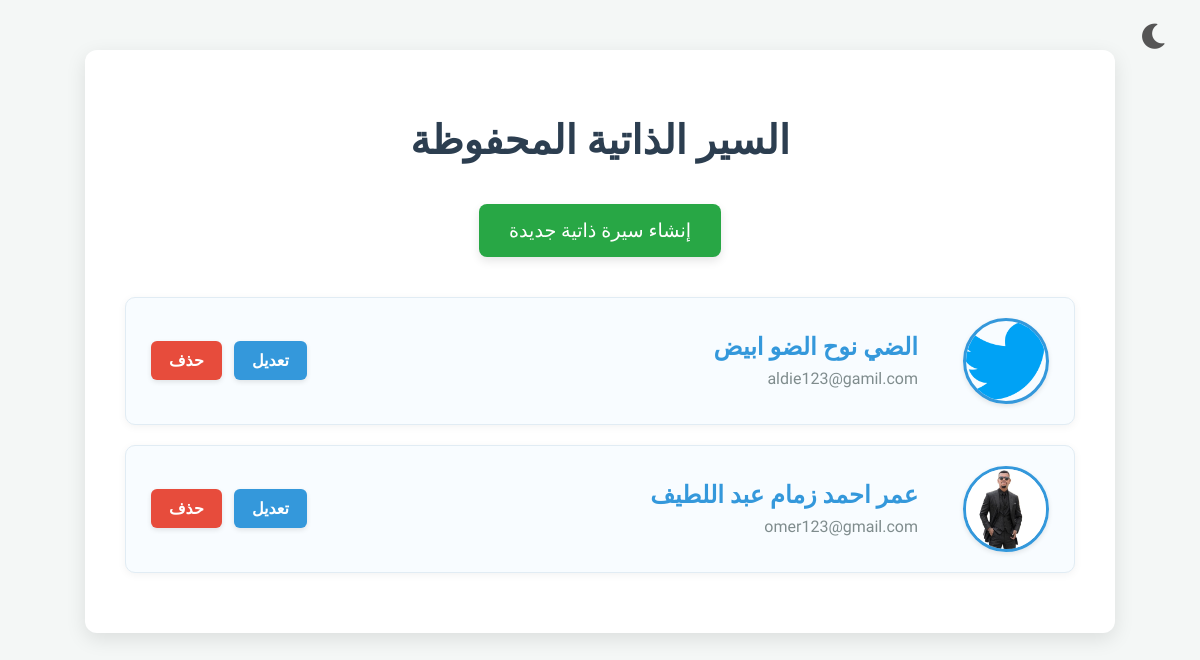
Before: / with the older database file.
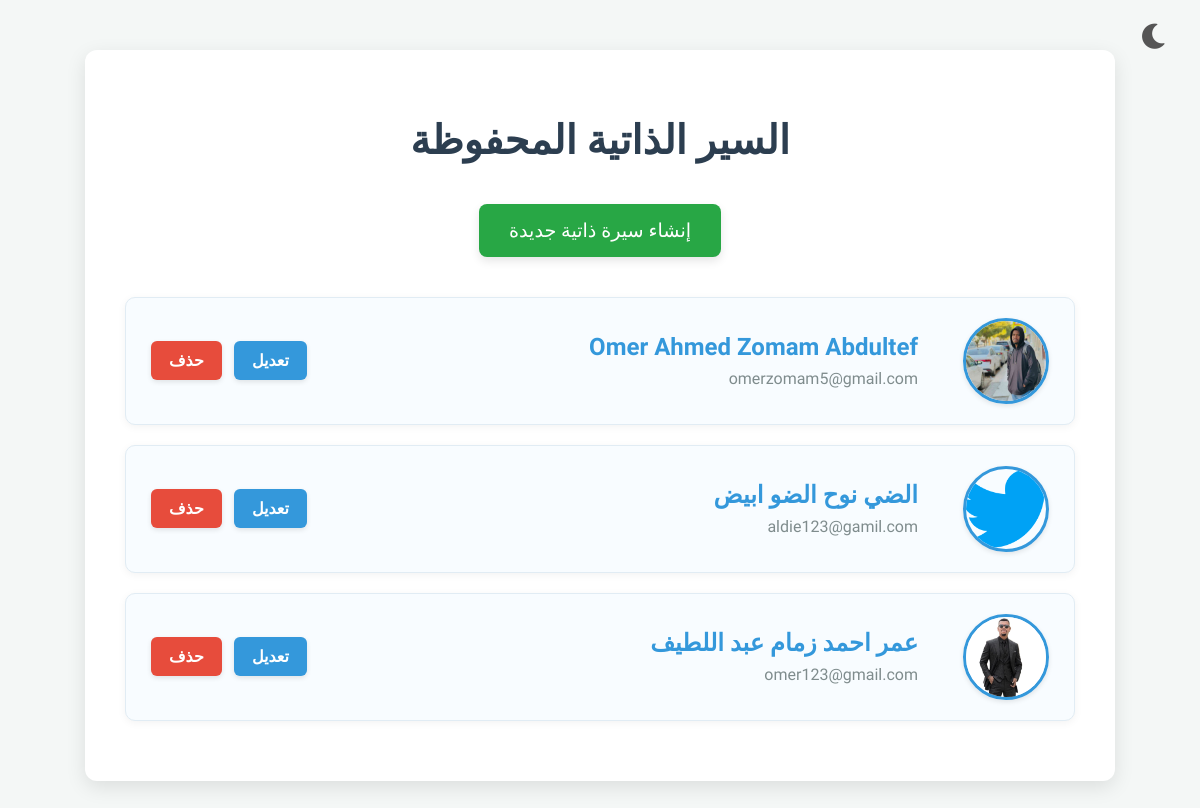
After: the same page with the newer database file.
### app.py (models this page shows, shortened)
class CV(db.Model):
    id = db.Column(db.Integer, primary_key=True)
    full_name = db.Column(db.String(100), nullable=False)
    email = db.Column(db.String(100))
    phone = db.Column(db.String(20))
    address = db.Column(db.String(200))
    date_of_birth = db.Column(db.Date)
    linkedin_profile = db.Column(db.String(255))
    github_profile = db.Column(db.String(255))
    education = db.Column(db.Text)
    experience = db.Column(db.Text)
    skills = db.Column(db.Text)
    image_filename = db.Column(db.String(255)) # اسم ملف الصورة الشخصية
    certificate_images = db.relationship('CertificateImage', backref='cv', lazy=True, cascade='all, delete-orphan')

### app.py (the view)
@app.route('/')
def index():
    cvs = CV.query.order_by(CV.full_name).all()
    return render_template('index.html', cvs=cvs)

### templates/index.html (shortened to what this page needs)
<!DOCTYPE html>
<html lang="ar" dir="rtl">
<head>
    <link rel="stylesheet" href="https://cdnjs.cloudflare.com/ajax/libs/font-awesome/6.0.0-beta3/css/all.min.css">
</head>
<body>
    <button id="darkModeToggle" class="dark-mode-toggle">
        <i class="fas fa-moon"></i>
    </button>
    <div class="container">
        <h1>السير الذاتية المحفوظة</h1>
        <a href="{{ url_for('create_cv') }}" class="add-button">إنشاء سيرة ذاتية جديدة</a>
        {% if cvs %}
            <ul class="cv-list">
                {% for cv in cvs %}
                    <li class="cv-item">
                        <a href="{{ url_for('view_cv', cv_id=cv.id) }}" class="cv-link">
                            {% if cv.image_filename %}
                                <img src="{{ url_for('static', filename='uploads/' + cv.image_filename) }}" alt="الصورة الشخصية">
                            {% else %}
                                <img src="https://via.placeholder.com/80/f0f0f0/ffffff?text=صورة" alt="لا توجد صورة">
                            {% endif %}
                            <div class="cv-info">
                                <h3>{{ cv.full_name }}</h3>
                                <p>{{ cv.email }}</p>
                            </div>
                        </a>
                        <div class="cv-actions">
                            <a href="{{ url_for('edit_cv', cv_id=cv.id) }}" class="action-button edit-button">تعديل</a>
                            <form action="{{ url_for('delete_cv', cv_id=cv.id) }}" method="POST" onsubmit="return confirm('هل أنت متأكد أنك تريد حذف هذه السيرة الذاتية؟ هذا الإجراء لا يمكن التراجع عنه.');">
                                <button type="submit" class="action-button delete-button">حذف</button>
                            </form>
                        </div>
                    </li>
                {% endfor %}
            </ul>
        {% else %}
            <p class="no-cv-message">لا توجد أي سيرة ذاتية محفوظة حتى الآن.</p>
        {% endif %}
    </div>
</body>
</html>

### templates/index.html (style rules this page uses)
body { font-family: 'Cairo', sans-serif; background-color: #f4f7f6; color: #34495e; margin: 0; padding: 25px; transition: background-color 0.3s ease, color 0.3s ease; }
.container { max-width: 950px; margin: 25px auto; background-color: #fff; padding: 40px; border-radius: 12px; box-shadow: 0 6px 20px rgba(0,0,0,0.1); transition: background-color 0.3s ease, box-shadow 0.3s ease; }
h1 { text-align: center; color: #2c3e50; margin-bottom: 40px; font-size: 2.5em; font-weight: 700; }
.add-button { display: block; width: fit-content; margin: 0 auto 40px auto; padding: 15px 30px; background-color: #28a745; color: white; text-decoration: none; border-radius: 8px; font-size: 1.2em; text-align: center; transition: background-color 0.3s ease, transform 0.2s ease, box-shadow 0.3s ease; box-shadow: 0 4px 10px rgba(0,0,0,0.1); }
.cv-list { list-style: none; padding: 0; margin: 0; }
.cv-item { display: flex; align-items: center; background-color: #f8fcff; border: 1px solid #e1ecf4; border-radius: 10px; margin-bottom: 20px; padding: 20px 25px; transition: transform 0.2s ease, box-shadow 0.2s ease, background-color 0.3s ease, border-color 0.3s ease; box-shadow: 0 2px 8px rgba(0,0,0,0.05); }
.cv-item img { width: 80px; height: 80px; border-radius: 50%; object-fit: cover; margin-left: 25px; border: 3px solid #3498db; box-shadow: 0 2px 5px rgba(0,0,0,0.1); transition: border-color 0.3s ease; }
.cv-info { flex-grow: 1; margin-right: 20px; }
.cv-info h3 { margin: 0 0 8px 0; color: #3498db; font-size: 1.5em; font-weight: 600; transition: color 0.3s ease; }
.cv-info p { margin: 0; color: #7f8c8d; font-size: 1em; transition: color 0.3s ease; }
.cv-actions { display: flex; gap: 12px; }
.cv-actions .action-button { padding: 10px 18px; border: none; border-radius: 6px; cursor: pointer; font-size: 1em; text-decoration: none; color: white; font-weight: 600; transition: background-color 0.3s ease, transform 0.2s ease, box-shadow 0.3s ease; box-shadow: 0 2px 5px rgba(0,0,0,0.1); }
.cv-actions .edit-button { background-color: #3498db; }
.cv-actions .delete-button { background-color: #e74c3c; }
.cv-link { text-decoration: none; color: inherit; display: flex; align-items: center; flex-grow: 1; }
.dark-mode-toggle { position: absolute; top: 20px; right: 25px; background: none; border: none; font-size: 1.8em; cursor: pointer; color: #555; transition: color 0.3s ease; z-index: 1000; outline: none; }

Changed rows visible on the page:
added CV: image_filename (picture), full_name "Omer Ahmed Zomam Abdultef", email "omerzomam5@gmail.com"
